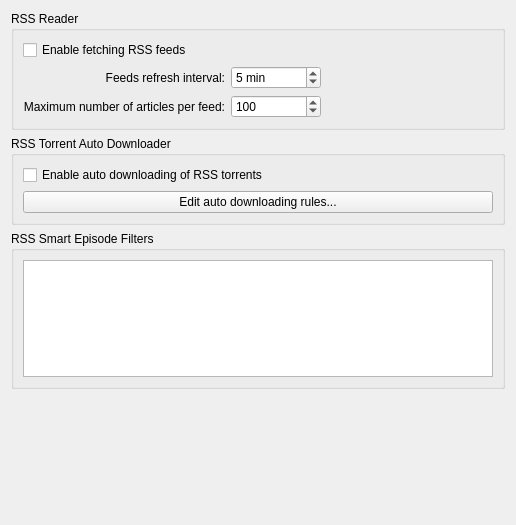
          <widget class="QWidget" name="scrollAreaWidgetContents_5">
           <property name="geometry">
            <rect>
             <x>0</x>
             <y>0</y>
             <width>516</width>
             <height>525</height>
            </rect>
           </property>
           <layout class="QVBoxLayout" name="verticalLayout_27">
            <item>
             <widget class="QGroupBox" name="groupRSSReader">
              <property name="title">
               <string>RSS Reader</string>
              </property>
              <layout class="QVBoxLayout" name="verticalLayout_26">
               <item>
                <widget class="QCheckBox" name="checkRSSEnable">
                 <property name="text">
                  <string>Enable fetching RSS feeds</string>
                 </property>
                </widget>
               </item>
               <item>
                <layout class="QGridLayout" name="gridLayout_5">
                 <item row="0" column="0">
                  <widget class="QLabel" name="label_111">
                   <property name="text">
                    <string>Feeds refresh interval:</string>
                   </property>
                   <property name="alignment">
                    <set>Qt::AlignRight|Qt::AlignTrailing|Qt::AlignVCenter</set>
                   </property>
                  </widget>
                 </item>
                 <item row="1" column="0">
                  <widget class="QLabel" name="label_12">
                   <property name="text">
                    <string>Maximum number of articles per feed:</string>
                   </property>
                   <property name="alignment">
                    <set>Qt::AlignRight|Qt::AlignTrailing|Qt::AlignVCenter</set>
                   </property>
                  </widget>
                 </item>
                 <item row="0" column="1">
                  <widget class="QSpinBox" name="spinRSSRefreshInterval">
                   <property name="suffix">
                    <string> min</string>
                   </property>
                   <property name="minimum">
                    <number>1</number>
                   </property>
                   <property name="maximum">
                    <number>999999</number>
                   </property>
                   <property name="value">
                    <number>5</number>
                   </property>
                  </widget>
                 </item>
                 <item row="1" column="1">
                  <widget class="QSpinBox" name="spinRSSMaxArticlesPerFeed">
                   <property name="maximum">
                    <number>9999</number>
                   </property>
                   <property name="value">
                    <number>100</number>
                   </property>
                  </widget>
                 </item>
                 <item row="1" column="2">
                  <spacer name="horizontalSpacer_6">
                   <property name="orientation">
                    <enum>Qt::Horizontal</enum>
                   </property>
                   <property name="sizeHint" stdset="0">
                    <size>
                     <width>40</width>
                     <height>20</height>
                    </size>
                   </property>
                  </spacer>
                 </item>
                </layout>
               </item>
              </layout>
             </widget>
            </item>
            <item>
             <widget class="QGroupBox" name="groupRSSAutoDownloader">
              <property name="title">
               <string>RSS Torrent Auto Downloader</string>
              </property>
              <layout class="QVBoxLayout" name="verticalLayout_21">
               <item>
                <widget class="QCheckBox" name="checkRSSAutoDownloaderEnable">
                 <property name="text">
                  <string>Enable auto downloading of RSS torrents</string>
                 </property>
                </widget>
               </item>
               <item>
                <widget class="QPushButton" name="btnEditRules">
                 <property name="text">
                  <string>Edit auto downloading rules...</string>
                 </property>
                </widget>
               </item>
              </layout>
             </widget>
            </item>
            <item>
             <widget class="QGroupBox" name="groupRSSSmartEpisodeFilter">
              <property name="title">
               <string>RSS Smart Episode Filters</string>
              </property>
              <layout class="QVBoxLayout" name="verticalLayout_31">
               <item>
                <widget class="QPlainTextEdit" name="textSmartEpisodeFilters"/>
               </item>
              </layout>
             </widget>
            </item>
            <item>
             <spacer name="verticalSpacer_5">
              <property name="orientation">
               <enum>Qt::Vertical</enum>
              </property>
              <property name="sizeHint" stdset="0">
               <size>
                <width>20</width>
                <height>200</height>
               </size>
              </property>
             </spacer>
            </item>
           </layout>
          </widget>
